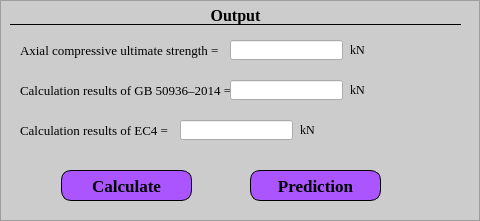
   <widget class="QFrame" name="frame_4">
    <property name="geometry">
     <rect>
      <x>470</x>
      <y>240</y>
      <width>480</width>
      <height>221</height>
     </rect>
    </property>
    <property name="styleSheet">
     <string notr="true">QFrame {
background-color: rgb(204, 204, 204);
}
</string>
    </property>
    <property name="frameShape">
     <enum>QFrame::StyledPanel</enum>
    </property>
    <property name="frameShadow">
     <enum>QFrame::Raised</enum>
    </property>
    <widget class="QLabel" name="label_28">
     <property name="geometry">
      <rect>
       <x>10</x>
       <y>5</y>
       <width>451</width>
       <height>20</height>
      </rect>
     </property>
     <property name="font">
      <font>
       <family>Times New Roman</family>
       <pointsize>12</pointsize>
       <weight>75</weight>
       <bold>true</bold>
      </font>
     </property>
     <property name="styleSheet">
      <string notr="true">QLabel {
    border-bottom: 1px solid #000000;  /* 添加黑色底部边框 */
}</string>
     </property>
     <property name="text">
      <string>Output</string>
     </property>
     <property name="alignment">
      <set>Qt::AlignCenter</set>
     </property>
    </widget>
    <widget class="QLabel" name="label_29">
     <property name="geometry">
      <rect>
       <x>20</x>
       <y>40</y>
       <width>291</width>
       <height>20</height>
      </rect>
     </property>
     <property name="font">
      <font>
       <family>Times New Roman</family>
       <pointsize>10</pointsize>
      </font>
     </property>
     <property name="text">
      <string>Axial compressive ultimate strength =</string>
     </property>
    </widget>
    <widget class="QLineEdit" name="lineEdit20">
     <property name="geometry">
      <rect>
       <x>230</x>
       <y>40</y>
       <width>113</width>
       <height>20</height>
      </rect>
     </property>
    </widget>
    <widget class="QPushButton" name="pushButton03">
     <property name="geometry">
      <rect>
       <x>61</x>
       <y>170</y>
       <width>131</width>
       <height>31</height>
      </rect>
     </property>
     <property name="font">
      <font>
       <family>Times New Roman</family>
       <pointsize>13</pointsize>
       <weight>75</weight>
       <italic>false</italic>
       <bold>true</bold>
      </font>
     </property>
     <property name="styleSheet">
      <string notr="true">QPushButton {
    border: 1px solid black;  /* 先定义一个黑色边框 */
    border-radius: 10px;      /* 设置10像素的圆角，形成圆角矩形 */
    padding: 5px;             /* 让文字离边框远一点，更好看 */
	background-color:rgb(170, 85, 255);
}
</string>
     </property>
     <property name="text">
      <string>Calculate</string>
     </property>
    </widget>
    <widget class="QPushButton" name="pushButton04">
     <property name="geometry">
      <rect>
       <x>250</x>
       <y>170</y>
       <width>131</width>
       <height>31</height>
      </rect>
     </property>
     <property name="font">
      <font>
       <family>Times New Roman</family>
       <pointsize>13</pointsize>
       <weight>75</weight>
       <italic>false</italic>
       <bold>true</bold>
      </font>
     </property>
     <property name="styleSheet">
      <string notr="true">QPushButton {
    border: 1px solid black;  /* 先定义一个黑色边框 */
    border-radius: 10px;      /* 设置10像素的圆角，形成圆角矩形 */
    padding: 5px;             /* 让文字离边框远一点，更好看 */
	background-color:rgb(170, 85, 255);
}
</string>
     </property>
     <property name="text">
      <string>Prediction</string>
     </property>
    </widget>
    <widget class="QLabel" name="label_30">
     <property name="geometry">
      <rect>
       <x>20</x>
       <y>80</y>
       <width>291</width>
       <height>20</height>
      </rect>
     </property>
     <property name="font">
      <font>
       <family>Times New Roman</family>
       <pointsize>10</pointsize>
      </font>
     </property>
     <property name="text">
      <string>Calculation results of GB 50936–2014 =</string>
     </property>
    </widget>
    <widget class="QLabel" name="label_31">
     <property name="geometry">
      <rect>
       <x>20</x>
       <y>120</y>
       <width>291</width>
       <height>20</height>
      </rect>
     </property>
     <property name="font">
      <font>
       <family>Times New Roman</family>
       <pointsize>10</pointsize>
      </font>
     </property>
     <property name="text">
      <string>Calculation results of EC4 =</string>
     </property>
    </widget>
    <widget class="QLineEdit" name="lineEdit21">
     <property name="geometry">
      <rect>
       <x>230</x>
       <y>80</y>
       <width>113</width>
       <height>20</height>
      </rect>
     </property>
    </widget>
    <widget class="QLineEdit" name="lineEdit22">
     <property name="geometry">
      <rect>
       <x>180</x>
       <y>120</y>
       <width>113</width>
       <height>20</height>
      </rect>
     </property>
    </widget>
    <widget class="QLabel" name="label_47">
     <property name="geometry">
      <rect>
       <x>350</x>
       <y>40</y>
       <width>91</width>
       <height>20</height>
      </rect>
     </property>
     <property name="font">
      <font>
       <family>Times New Roman</family>
      </font>
     </property>
     <property name="text">
      <string>kN</string>
     </property>
    </widget>
    <widget class="QLabel" name="label_48">
     <property name="geometry">
      <rect>
       <x>350</x>
       <y>80</y>
       <width>91</width>
       <height>20</height>
      </rect>
     </property>
     <property name="font">
      <font>
       <family>Times New Roman</family>
      </font>
     </property>
     <property name="text">
      <string>kN</string>
     </property>
    </widget>
    <widget class="QLabel" name="label_49">
     <property name="geometry">
      <rect>
       <x>300</x>
       <y>120</y>
       <width>91</width>
       <height>20</height>
      </rect>
     </property>
     <property name="font">
      <font>
       <family>Times New Roman</family>
      </font>
     </property>
     <property name="text">
      <string>kN</string>
     </property>
    </widget>
   </widget>
